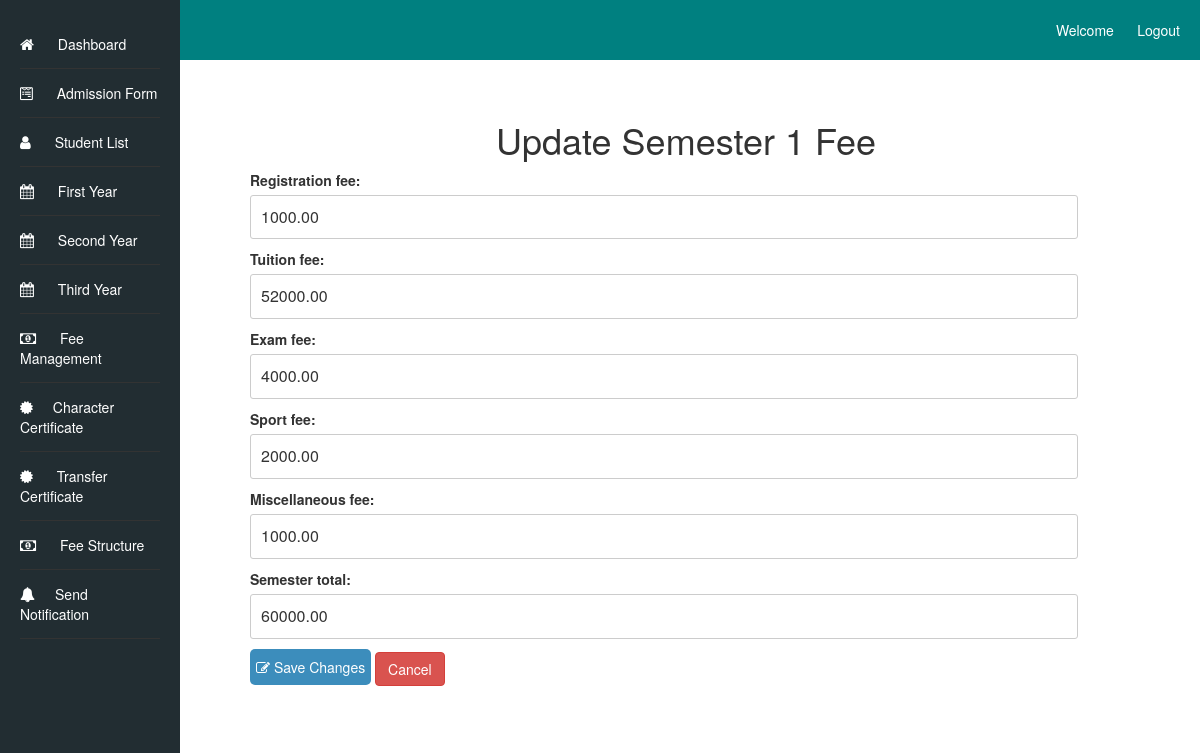
Screenshot of /update-semester-fee/1/ with the database file from the repository.
### fee_structure/models.py (models this page shows)
class Semester(models.Model):
    semester_number = models.PositiveIntegerField(unique=True)
    registration_fee = models.DecimalField(max_digits=10, decimal_places=2, blank=True, null=True)
    tuition_fee = models.DecimalField(max_digits=10, decimal_places=2)
    exam_fee = models.DecimalField(max_digits=10, decimal_places=2)
    sport_fee = models.DecimalField(max_digits=10, decimal_places=2)
    miscellaneous_fee = models.DecimalField(max_digits=10, decimal_places=2)
    semester_total =  models.DecimalField(max_digits=10, decimal_places=2)
    def __str__(self):
        return f'Semester {self.semester_number}'

### fee_structure/views.py (the view)
# urls.py: path('update-semester-fee/<int:semester_number>/', views.update_semester_fee, name='update_semester_fee'),
def update_semester_fee(request, semester_number):
    semester = get_object_or_404(Semester, semester_number=semester_number)
    if request.method == 'POST':
        form = SemesterFeeUpdateForm(request.POST, instance=semester)
        if form.is_valid():
            form.save()
            return redirect('fee_structure')
    else:
        form = SemesterFeeUpdateForm(instance=semester)
    return render(request, 'fee_structure/update_semester_fee.html', {'form': form, 'semester': semester})

### fee_structure/forms.py
class SemesterFeeUpdateForm(forms.ModelForm):
    class Meta:
        model = Semester
        fields = ['registration_fee','tuition_fee', 'exam_fee', 'sport_fee', 'miscellaneous_fee', 'semester_total']

### fee_structure/templates/fee_structure/update_semester_fee.html (shortened to what this page needs)
<!DOCTYPE html>
<html lang="en">
<head>
    <link rel="stylesheet" type="text/css" href="/static/styles.css">
    <link rel="stylesheet" href="https://cdnjs.cloudflare.com/ajax/libs/font-awesome/4.7.0/css/font-awesome.min.css">
    <link rel="stylesheet" href="/static/bootstrap.min.css">
</head>
<body>
    <header>
        Welcome {{ user.username }} &nbsp;&nbsp;&nbsp;&nbsp;&nbsp;
        <a href="{% url 'logout' %}?next=/loginapp/logout/">Logout</a>
    </header>
    <div class="container">
        <div class="sidebar">
            <ul class="dashboard_list">
                <li><a href="/dashboard"><i class="fa fa-home" aria-hidden="true"></i> Dashboard</a></li>
                <li><a href="{% url 'admission_form' %}"><i class="fa fa-wpforms" aria-hidden="true"></i> Admission Form</a></li>
                <li><a href="{% url 'student_list' %}"><i class="fa fa-user"></i> Student List</a></li>
                <li><a href="{% url 'first_year' %}"><i class="fa fa-calendar" aria-hidden="true"></i> First Year</a></li>
                <li><a href="{% url 'second_year' %}"><i class="fa fa-calendar" aria-hidden="true"></i> Second Year</a></li>
                <li><a href="{% url 'third_year' %}"><i class="fa fa-calendar" aria-hidden="true"></i> Third Year</a></li>
                <li><a href="{% url 'fee_detail' %}"><i class="fa fa-money" aria-hidden="true"></i> Fee Management</a></li>
                <li><a href="{% url 'student_list_details' %}"><i class="fa fa-certificate" aria-hidden="true"></i>Character Certificate</a></li>
                <li><a href="{% url 'student_list_details_transfer' %}"><i class="fa fa-certificate" aria-hidden="true"></i> Transfer Certificate</a></li>
                <li><a href="{% url 'fee_structure' %}"><i class="fa fa-money" aria-hidden="true"></i> Fee Structure</a></li>
                <li><a href="{% url 'send_messages' %}"><i class="fa fa-bell" aria-hidden="true"></i>Send Notification</a></li>
            </ul>
        </div>
        <div class="content">
            <h1>Update {{ semester }} Fee</h1>
            <form method="post">
                {{ form.as_p }}
                <button type="submit" class="save_btn"><i class="fa fa-edit"></i> Save Changes</button>
                <a href="{% url 'fee_structure' %}" class="btn btn-danger"> Cancel</a>
            </form>
        </div>
    </div>
</body>
</html>

### static/styles.css (style rules this page uses)
label { display: block; font-weight: bold; }
input[type="text"], input[type="date"], input[type="file"], input[type="number"], textarea, select { width: 95%; padding: 10px; border: 1px solid #ccc; border-radius: 3px; font-size: 16px; }
a { text-decoration: none; color: #007bff; }
a[href*="logout"] { float: right; }
.sidebar { width: 20%; background-color: #333; color: #fff; padding: 20px; position: fixed; top: 0; left: 0; height: 100%; }
ul { list-style-type: none; padding: 0; }
ul li a { margin-bottom: 10px; text-decoration: none; color: #fff; }
body { font-family: Arial, sans-serif; margin: 0; padding: 0; background-color: #f4f4f4; }
header { background-color: #008080; color: #fff; padding: 20px 10px; text-align: right; }
header a { color: #fff; text-decoration: none; margin-right: 10px; }
.container { display: flex; max-width: 1200px; margin: 0 auto; padding: 20px; }
.sidebar { width: 15%; background-color: #222d32; color: #fff; padding: 20px; position: fixed; top: 0; left: 0; height: 100%; }
.content { width: 80%; padding: 20px; position: relative; left: 200px; }
h1 { text-align: center; }
ul.dashboard_list li { padding: 14px 0px; border-bottom: 1px solid #333; }
ul li a { margin-bottom: 10px; text-decoration: none; color: #fff; font-size: 14px; }
ul.dashboard_list li a i { font-size: 15px; padding-right: 20px; }
.save_btn { background-color: #3c8dbc; border-color: #3c8dbc; border-radius: 5px; border: 1px solid transparent; padding: 7px 5px; color: #fff; }

### rows the page displays
Semester: semester_number "Semester 1", registration_fee "1000.00", tuition_fee "52000.00", exam_fee "4000.00", sport_fee "2000.00", miscellaneous_fee "1000.00", semester_total "60000.00"
